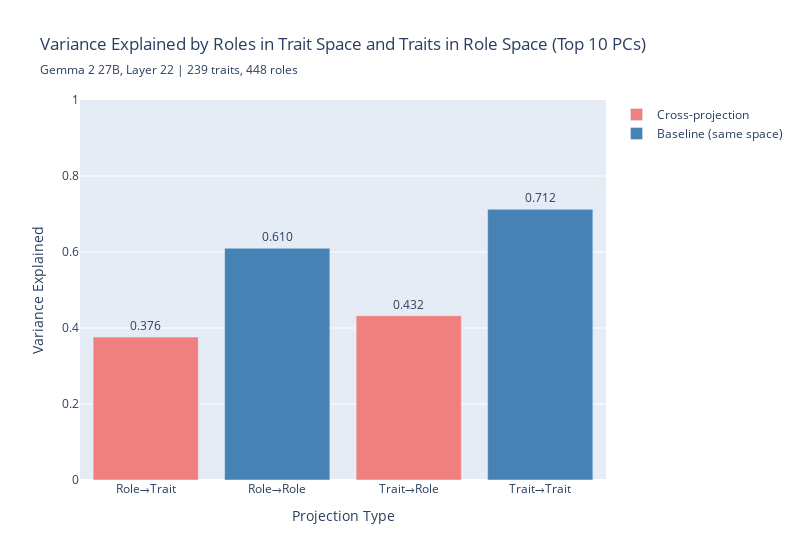

The code cell stored with this chart in its notebook:
### Code cell
# Grouped bar chart visualization
fig = go.Figure()

# Add all bars with proper grouping for legend
fig.add_trace(go.Bar(
    name='Cross-projection',
    x=['Role→Trait', 'Trait→Role'],
    y=[role_trait_variance_preserved, trait_role_variance_preserved],
    marker_color='lightcoral',
    text=[f'{role_trait_variance_preserved:.3f}', f'{trait_role_variance_preserved:.3f}'],
    textposition='outside'
))

fig.add_trace(go.Bar(
    name='Baseline (same space)',
    x=['Role→Role', 'Trait→Trait'],
    y=[role_role_variance_preserved, trait_trait_variance_preserved],
    marker_color='steelblue',
    text=[f'{role_role_variance_preserved:.3f}', f'{trait_trait_variance_preserved:.3f}'],
    textposition='outside'
))

# Update layout to force the x-axis order
fig.update_layout(
    title=dict(
        text=f'Variance Explained by Roles in Trait Space and Traits in Role Space (Top {components} PCs)',
        subtitle={
            'text': 'Gemma 2 27B, Layer 22 | 239 traits, 448 roles',
        }
    ),
    yaxis_title='Variance Explained',
    yaxis=dict(range=[0, 1]),
    xaxis_title='Projection Type',
    xaxis={'categoryorder': 'array', 'categoryarray': ['Role→Trait', 'Role→Role', 'Trait→Role', 'Trait→Trait']},
    width=800,
    showlegend=True
)

fig.show()

### Figure 1 — Plotly figure (JSON) as saved in the notebook; plotly's stock layout.template omitted (floating-point values rounded to 4 significant figures)
{"data": [{"marker": {"color": "lightcoral"}, "name": "Cross-projection", "text": ["0.376", "0.432"], "textposition": "outside", "type": "bar", "x": ["Role→Trait", "Trait→Role"], "y": [0.3763, 0.4324]}, {"marker": {"color": "steelblue"}, "name": "Baseline (same space)", "text": ["0.610", "0.712"], "textposition": "outside", "type": "bar", "x": ["Role→Role", "Trait→Trait"], "y": [0.6098, 0.7124]}], "layout": {"showlegend": true, "title": {"subtitle": {"text": "Gemma 2 27B, Layer 22 | 239 traits, 448 roles"}, "text": "Variance Explained by Roles in Trait Space and Traits in Role Space (Top 10 PCs)"}, "width": 800, "xaxis": {"categoryarray": ["Role→Trait", "Role→Role", "Trait→Role", "Trait→Trait"], "categoryorder": "array", "title": {"text": "Projection Type"}}, "yaxis": {"range": [0, 1], "title": {"text": "Variance Explained"}}}}
